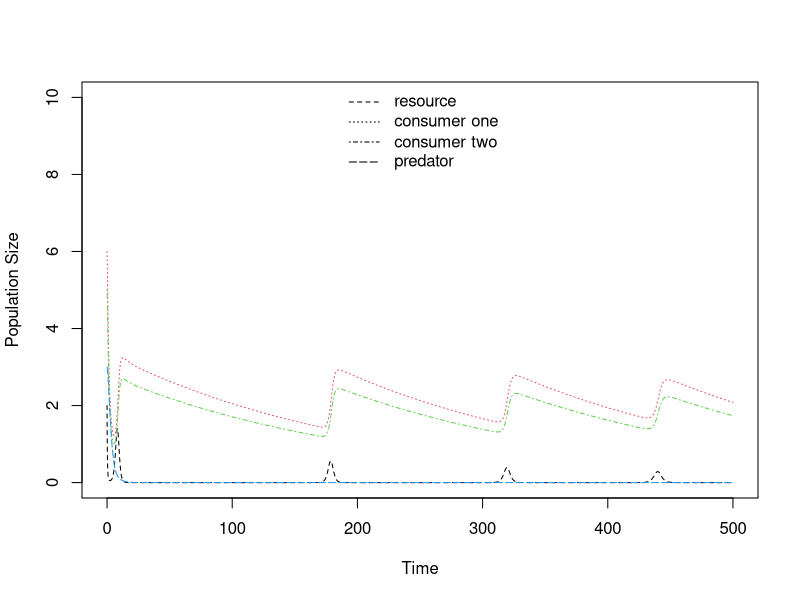
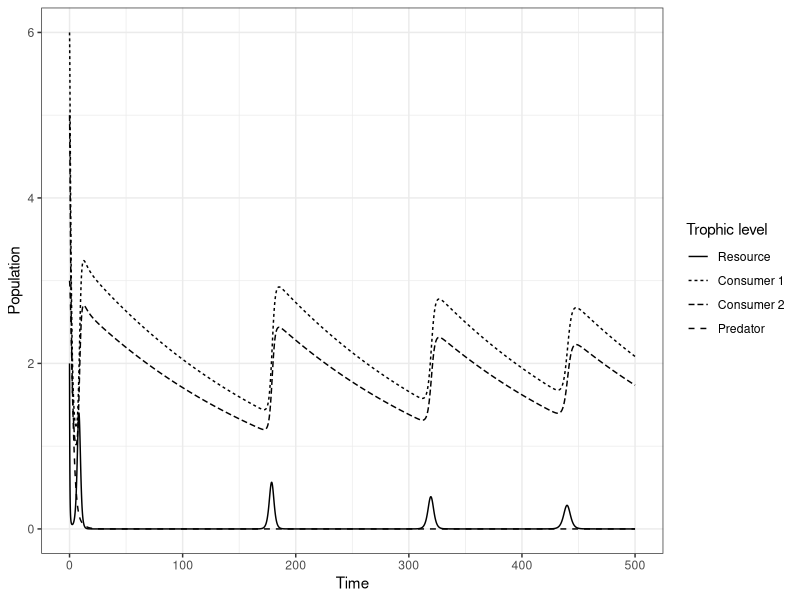

Write the R code that produced these figures, in order.
library(deSolve)
library(ggplot2)
#From Abrams 1993. Effect of Increased Productivity on the Abundances of Trophic Levels.
#The American Naturalist, Vol. 141, No. 3. (Mar., 1993), pp. 351-371
#Model based on figure 2.21.

####FUNCTION####
predprey.log.prey <- function(t, y, params) {
  R <- y[1]
  C1 <- y[2]
  C2 <- y[3]
  P <- y[4]
  
  with(as.list(params), {
    dR.dt <- r * R * (1 - R / k) - a1 * R * C1 - a2 * R * C2
    dC1.dt <- e1 * a1 * R * C1 - a3 * C1 * P - dC * C1 #Try this without the natural mortality of the consumer
    dC2.dt <- e2 * a2 * R * C2 - a4 * C2 * P - dC * C2 #Try this without the natural mortality of the consumer
    dP.dt <-  e3 * a3 * C1 * P + e4 * a4 * C2 * P - d * P
    return(list(c(dR.dt, dC1.dt, dC2.dt, dP.dt)))
  })
}

r <- 2 #Intrinsic growth of resource (logistic)
e1 <- 0.5 #Efficacy of take-up from resource to consumer 1
e2 <- 0.5 #Efficacy of take-up from resource to consumer 2
e3 <- 0.2 #Efficacy of take-up from consumer 1 to predator
e4 <- 0.2 #Efficacy of take-up from consumer 2 to predator

a1 <- 0.5 #Attack rate of consumer 1 on resource
a2 <- 0.5 #Attack rate of consumer 2 on resource
a3 <- 0.2 #Attack rate of predator on consumer 1
a4 <- 0.2 #Attack rate of predator on consumer 2

d <- 0.5 #Mortality of predator
dC <- 0.005 #Mortality of consumers
k <- 10 #Carrying capacity of resource

R0 <- 2 #Initial resource population
C10 <- 6 #Initial consumer 1 population
C20 <- 5 #Initial consumer 2 population
P0 <- 3 #Initial predator population
params.log.prey1 <- c(r = r, e1 = e1, e2 = e2, e3 = e3, e4 = e4, a1 = a1, a2 = a2, a3 = a3, a4 = a4, d = d, k = k, dC = dC)
MaxTime <- 500
Time <- seq(0, MaxTime, by = 0.1)
log.prey.out <- ode(c(R0, C10, C20, P0), Time, predprey.log.prey, params.log.prey1)

####PLOTTING####
matplot(Time, (log.prey.out[, 2:5]), type = "l", lty = 2:5, col = c(1, 2, 3, 4), ylab = "Population Size", xlab="Time", ylim = c(0,10))
legend("top", c(expression("resource"), expression("consumer one"), expression("consumer two"), expression("predator")), lty = 2:5, bty = "n")

####PLOT WITH GGOPLOT####
library(ggplot2)
library(tidyr)
#Reshape to long format
log.prey.out <- as.data.frame(log.prey.out)
log.prey.out$time <- as.numeric(log.prey.out$time)
log.prey.out <- gather(log.prey.out, key = "Trophic level", value = "Population_size", -time)
#Plot
ggplot(data = log.prey.out, aes(x = time, y = Population_size, linetype = `Trophic level`)) +
  geom_line() +
  theme_bw() + 
  labs(x = "Time", y = "Population") +
  scale_linetype_discrete(labels=c('Resource', 'Consumer 1','Consumer 2', 'Predator'))
